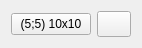
<?xml version="1.0" encoding="UTF-8"?>
<ui version="4.0">
 <class>Form</class>
 <widget class="QWidget" name="Form">
  <property name="geometry">
   <rect>
    <x>0</x>
    <y>0</y>
    <width>138</width>
    <height>48</height>
   </rect>
  </property>
  <property name="windowTitle">
   <string>Form</string>
  </property>
  <layout class="QHBoxLayout" name="horizontalLayout_2">
   <item>
    <layout class="QHBoxLayout" name="layout" stretch="6,0">
     <item>
      <widget class="QPushButton" name="name">
       <property name="text">
        <string>(5;5) 10x10</string>
       </property>
      </widget>
     </item>
     <item>
      <widget class="QPushButton" name="remove">
       <property name="maximumSize">
        <size>
         <width>34</width>
         <height>34</height>
        </size>
       </property>
       <property name="text">
        <string/>
       </property>
       <property name="icon">
        <iconset theme="edit-clear"/>
       </property>
      </widget>
     </item>
    </layout>
   </item>
  </layout>
 </widget>
 <resources/>
 <connections/>
</ui>
